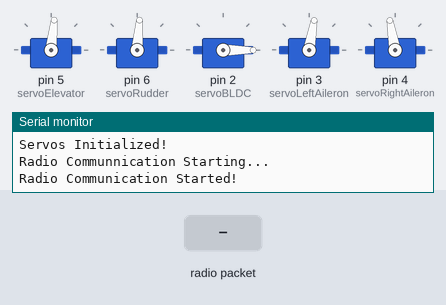
A program run on a simulated Teensy 4. On the bench: 5 × servo, the last lines printed to the serial monitor. The inputs (shaded band) are chosen by the test bench. No radio packets arrive unless stated.

Above: at 4.0 s.
4.1 s: radio packet "Wire1" arrives
At 4.4 s:
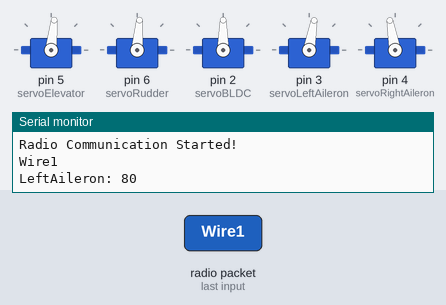
5.6 s: radio packet "5" arrives
Timing chart, 0 to 8.6 s (numbered marks = the images above; inputs shaded):
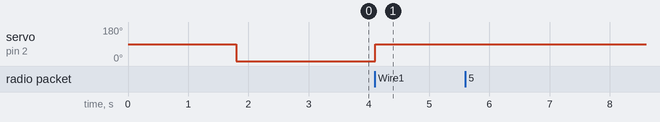

Measured:
- after the input at 4.1 s, servo on pin 2 (servoBLDC): 0° → 90° at once

The program:

main.cpp
```cpp
/**
 * 12.07.2020: Teensy 4.1 as slave
 *    - nRF24L01 Slave
 *    - Servo Control
 *    - 10 DOF IMU
 */

/**
 * Standard Libraries
 */
/**
 * Teensy 4.1 Radio Slave
 * CE 10; CSN 9; SCK 13; MISO 12; MOSI 11;
 */
#include <Arduino.h>
#include <SPI.h>
#include <nRF24L01.h>
#include <RF24.h>
// int led = 13;
/*******************************************************************/

#define CE 10
#define CSN 9
//const byte addresses[][6] = {"00001", "00002"};
const byte address[6] = "00001";
RF24 radio(CE, CSN);
char dataReceived[32] = {0};    // this must match dataToSend in the TX
//int ackData[19] = {0, 0}; // This array will be sent to the Master with the IMU Data. I can send upto 32 bytes of data at a time.
bool newData = false;
/*******************************************************************/

/**
 * Servo Motor Control
 */
#include <Servo.h>
Servo servoElevator;
Servo servoRudder;
Servo servoLeftAileron;
Servo servoRightAileron;
Servo servoBLDC;
char *joystickID, *cRightX, *cRightY, *cLeftX, *cLeftY;
int rightX = 0, rightY = 0, leftX = 0, leftY = 0;
int offsetElevator = 84;
int offsetRudder = 85;
int offsetLeftAileron = 80;
int offsetRightAileron = 100;
int offsetBLDC = 90;
/*******************************************************************/

/**
 * Waveshare 10 DOF IMU (Lib: Bolderflight I2C)
 */
/*#include "MPU9250.h"
MPU9250 IMU_Left(Wire, 0x68);   // "Wire" object refers to pins 18/19
MPU9250 IMU_Right(Wire1, 0x68); // "Wire1" Object refers to pins 16/17 and needs to be initialized in Setup
int status;*/
/*******************************************************************/

void setup()
{
  Serial.begin(115200);
  delay(1000);
  // pinMode(led, OUTPUT);

  //Servo Initialization (NodeMCU)
  Serial.println("Initializing Servos...");
  servoElevator.attach(5);  //5
  servoElevator.write(offsetElevator);
  delay(200);
  servoRudder.attach(6);  //4
  servoRudder.write(offsetRudder);
  delay(200);
  servoBLDC.attach(2); //14
  servoLeftAileron.attach(3);  //0
  servoLeftAileron.write(offsetLeftAileron);
  delay(200);
  servoRightAileron.attach(4);  //2
  servoRightAileron.write(offsetRightAileron);
  delay(200);
  servoBLDC.write(0);
  Serial.println("Servos Initialized!");

  // 10 DOF IMU Initialization
  /*Serial.println("Initializing IMUs...");
  Wire1.setSCL(16);
  Wire1.setSDA(17);
  status = IMU_Left.begin();
  if (status < 0)
  {
    Serial.println("Left IMU initialization unsuccessful");
    Serial.println("Check IMU wiring or try cycling power");
    Serial.print("Status: ");
    Serial.println(status);
    //while (1)
    //{
    //}
  }
  status = IMU_Right.begin();
  if (status < 0)
  {
    Serial.println("Right IMU initialization unsuccessful");
    Serial.println("Check IMU wiring or try cycling power");
    Serial.print("Status: ");
    Serial.println(status);
    //while (1)
    //{
    //}
  }
  IMU_Left.setAccelRange(MPU9250::ACCEL_RANGE_8G);          // setting the accelerometer full scale range to +/-8G
  IMU_Left.setGyroRange(MPU9250::GYRO_RANGE_500DPS);        // setting the gyroscope full scale range to +/-500 deg/s
  IMU_Left.setDlpfBandwidth(MPU9250::DLPF_BANDWIDTH_20HZ);  // setting DLPF bandwidth to 20 Hz
  IMU_Left.setSrd(19);                                      // setting SRD to 19 for a 50 Hz update rate
  IMU_Right.setAccelRange(MPU9250::ACCEL_RANGE_8G);         // setting the accelerometer full scale range to +/-8G
  IMU_Right.setGyroRange(MPU9250::GYRO_RANGE_500DPS);       // setting the gyroscope full scale range to +/-500 deg/s
  IMU_Right.setDlpfBandwidth(MPU9250::DLPF_BANDWIDTH_20HZ); // setting DLPF bandwidth to 20 Hz
  IMU_Right.setSrd(19);                                     // setting SRD to 19 for a 50 Hz update rate
  Serial.println("IMUs Initialized!");*/

  //Radio Communication (nRF24L01+LA+PNA)
  Serial.println("Radio Communnication Starting...");
  //Serial.println(addresses[0]);
  radio.begin();
  //radio.openWritingPipe(addresses[1]);    // 00002
  radio.openReadingPipe(0, address); // 00001
  radio.setPALevel(RF24_PA_MIN);
  delay(1000);
  Serial.println("Radio Communication Started!");
  radio.startListening();
}

void loop()
{
  //radio.read(&dataReceived, sizeof(dataReceived));
  //Serial.println("Debug");
  //Serial.print(dataReceived);
  if (radio.available())
  {
    radio.read(&dataReceived, sizeof(dataReceived));
    Serial.println(dataReceived);
    joystickID = strtok((char *)dataReceived, ";");
    if (*joystickID == 'R')
    {
      cRightX = strtok(NULL, ";");
      rightX = atoi(cRightX);
      cRightY = strtok(NULL, ";");
      rightY = atoi(cRightY);
      Serial.print("Right Joystick:   ");
      Serial.print(atof(cRightX));
      Serial.print("\t");
      Serial.print(atof(cRightY));
      Serial.print("\n");
    }
    else if (*joystickID == 'L')
    {
      cLeftX = strtok(NULL, ";");
      leftX = atoi(cLeftX);
      cLeftY = strtok(NULL, ";");
      leftY = atoi(cLeftY);
      Serial.print("Left Joystick:   ");
      Serial.print(atof(cLeftX));
      Serial.print("\t");
      Serial.print(atof(cLeftY));
      Serial.print("\n");
    }
    newData = true;
  }
  //radio.stopListening();

  if (newData == true)
  {
    Serial.print("LeftAileron: ");
    Serial.println(rightX + offsetLeftAileron);
    servoElevator.write(rightY + offsetElevator);
    servoRudder.write(leftX + offsetRudder);
    servoLeftAileron.write(rightX + offsetLeftAileron);
    servoRightAileron.write(rightX + offsetRightAileron);
    servoBLDC.write(offsetBLDC - leftY);
    newData = false;
/*
    IMU_Left.readSensor();
    IMU_Right.readSensor();
    ackData[0] = IMU_Left.getAccelX_mss(); // Convert the variable to char
    ackData[1] = IMU_Right.getAccelX_mss();
    ackData[2] = IMU_Left.getAccelY_mss();
    ackData[3] = IMU_Right.getAccelY_mss();
    ackData[4] = IMU_Left.getAccelZ_mss();
    ackData[5] = IMU_Right.getAccelZ_mss();

    ackData[6] = IMU_Left.getGyroX_rads();
    ackData[7] = IMU_Right.getGyroX_rads();
    ackData[8] = IMU_Left.getGyroY_rads();
    ackData[9] = IMU_Right.getGyroY_rads();
    ackData[10] = IMU_Left.getGyroZ_rads();
    ackData[11] = IMU_Right.getGyroZ_rads();

    ackData[12] = IMU_Left.getMagX_uT();
    ackData[13] = IMU_Right.getMagX_uT();
    ackData[14] = IMU_Left.getMagY_uT();
    ackData[15] = IMU_Right.getMagY_uT();
    ackData[16] = IMU_Left.getMagZ_uT();
    ackData[17] = IMU_Right.getMagZ_uT();

    ackData[18] = IMU_Left.getTemperature_C();
    ackData[19] = IMU_Right.getTemperature_C();
    radio.write(&ackData, sizeof(ackData));*/
  }
}
```
